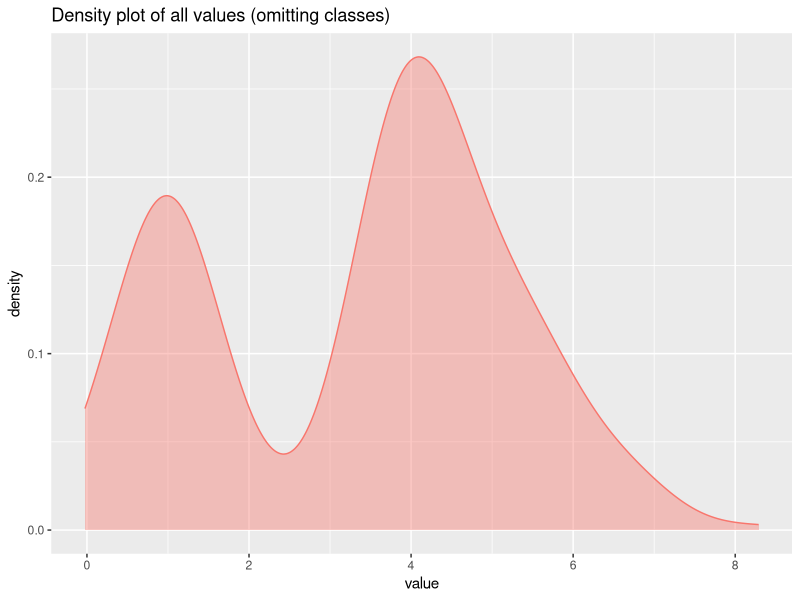
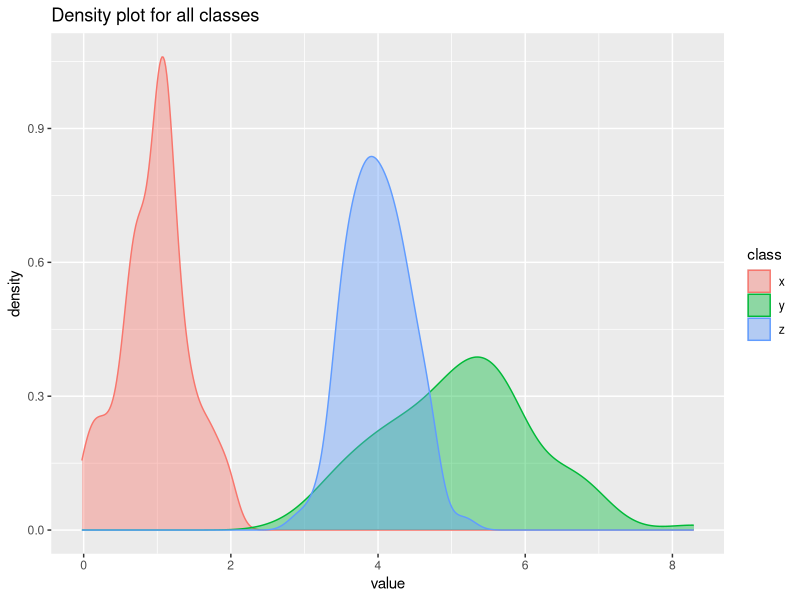
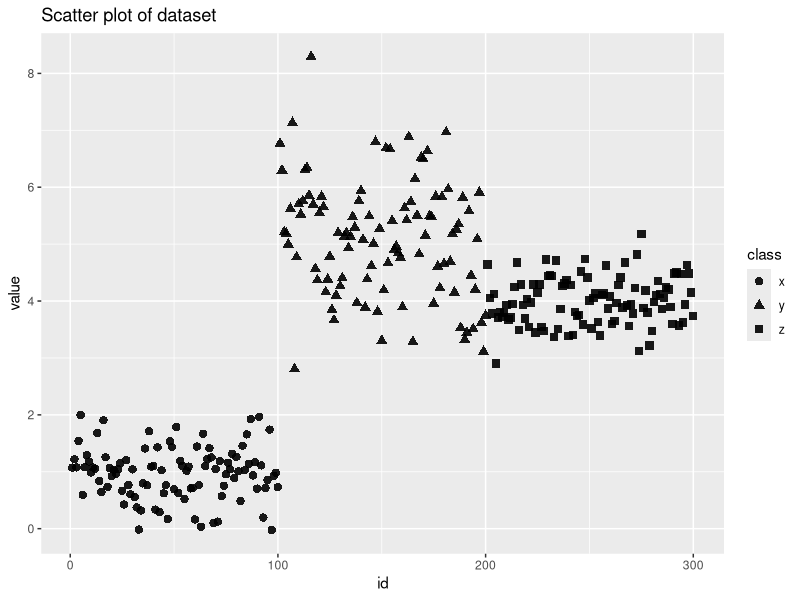
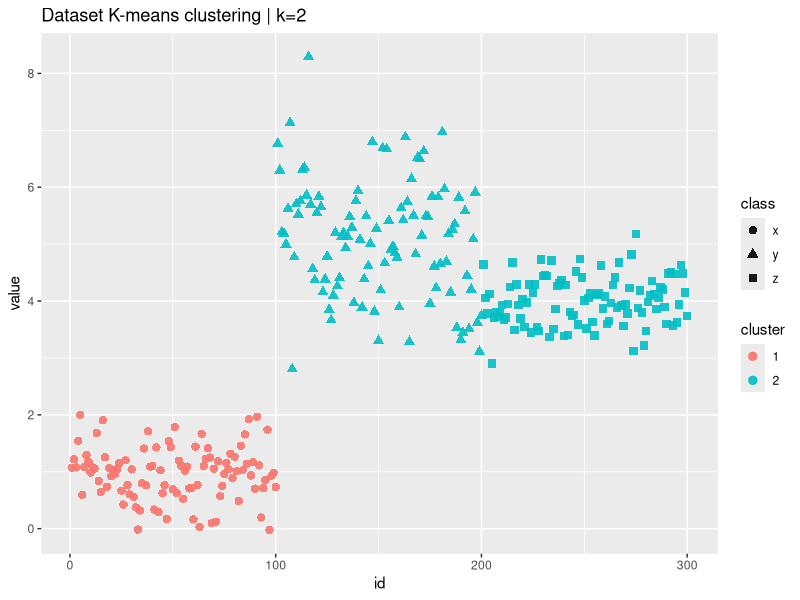
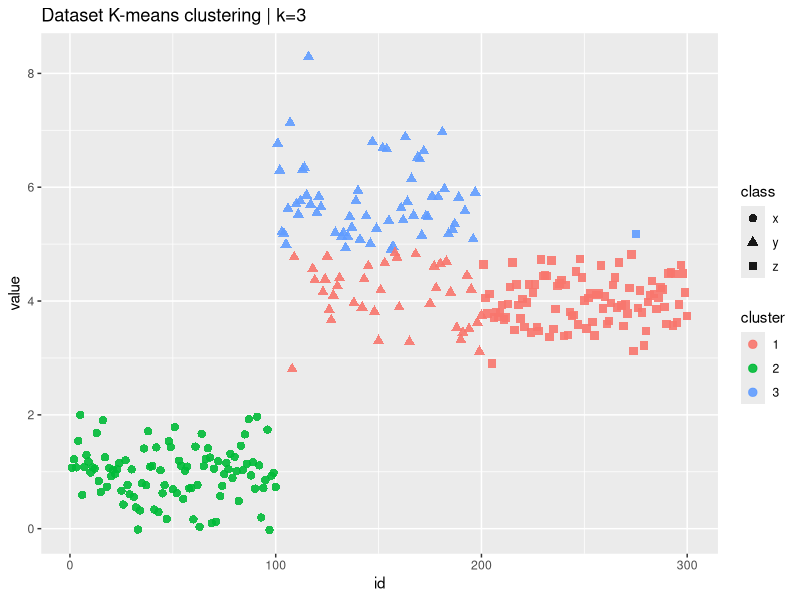
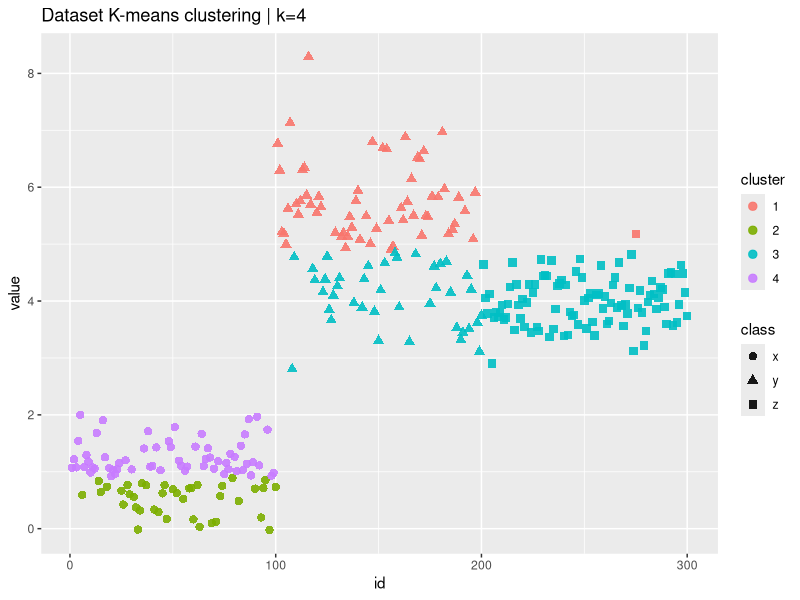
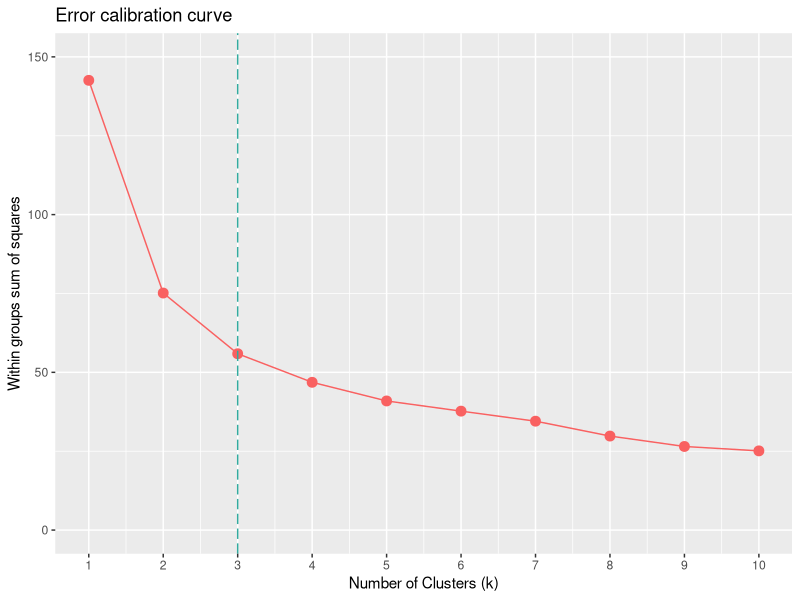

These charts were generated, in order, by the following R code:
## ---- chunk 1
library(ggplot2)
library(reshape)

# Case study 1: the basics of the K-means in R

set.seed(1121)
## Set three vectors, each with 100 entries
l <- 100
## x with a mean of 1 and a sd of 0.5
x <- rnorm(l,1,0.5)
mean(x);var(x);sd(x);summary(x)

## y with a mean of 5 and a sd of 1
y <- rnorm(l,5,1)
mean(y);var(y);sd(y);summary(y)

## z with a mean of 4 and a sd of 0.4
z <- rnorm(l,4,0.4)
mean(z);var(z);sd(z);summary(z)

# set dataset
dataset <- data.frame(x=x,y=y,z=z)
dataset_m <- melt(dataset)
dataset_m <- cbind(id=1:(l*3),dataset_m)
colnames(dataset_m) <- c("id","class","value")

# Now plot the distribution of the artificial dataset in order to check out the 
# distribution of the entries in the dataset:

ggplot(dataset_m) + aes(x=value) + 
	geom_density(aes(fill="red",colour="red"),alpha=0.4) +
	theme(legend.position="none") + labs(title="Density plot of all values (omitting classes)")

ggplot(dataset_m) + aes(x=value) + 
	geom_density(aes(fill=class,colour=class),alpha=0.4) + labs(title="Density plot for all classes")

# Scatter plot of dataset
ggplot(dataset_m) + aes(x=id,y=value) + 
	geom_point(aes(shape=class),size=2.5,alpha=0.9) + labs(title="Scatter plot of dataset")


## set the number of centroids with parameter k
k <- 2
## run the Kmeans algorithm
km <- kmeans(dataset_m$value,centers=k)
dataset_km <- cbind(dataset_m,cluster=as.factor(km$cluster))

# plot each sample
ggplot(dataset_km) + aes(x=id,y=value) + 
	geom_point(aes(shape=class,colour=cluster),size=2.5,alpha=0.9) + labs(title="Dataset K-means clustering | k=2")


## set the number of centroids with parameter k
k <- 3
## run the Kmeans algorithm
km <- kmeans(dataset_m$value,centers=k)
dataset_km <- cbind(dataset_m,cluster=as.factor(km$cluster))

# plot each sample
ggplot(dataset_km) + aes(x=id,y=value) + 
	geom_point(aes(shape=class,colour=cluster),size=2.5,alpha=0.9) + labs(title="Dataset K-means clustering | k=3")

## set the number of centroids with parameter k
k <- 4
## run the Kmeans algorithm
km <- kmeans(dataset_m$value,centers=k)
dataset_km <- cbind(dataset_m,cluster=as.factor(km$cluster))

# plot each sample
ggplot(dataset_km) + aes(x=id,y=value) + 
	geom_point(aes(shape=class,colour=cluster),size=2.5,alpha=0.9) + 
     labs(title="Dataset K-means clustering | k=4")

# COMPUTE THE BEST VALUE FOR PARAMETER K
# TRAIN THE MODEL ITERATING THE VALUES OF K
max_k_size <- 10
error <- numeric(max_k_size)
for (i in 1:max_k_size){error[i] <- sum(kmeans(dataset,centers=i)$withinss)}
# set data frame object
error <- data.frame(k=1:max_k_size,error=error)

ggplot(error) + aes(x=k,y=error) + geom_point(colour="#f96161",size=3) + 
	ylim(0,150) + scale_x_continuous(breaks=seq(0, 15, 1)) + 
	geom_line(colour="#f96161") +
	labs(title="Error calibration curve",
			x="Number of Clusters (k)",
			y="Within groups sum of squares") +
	geom_vline(xintercept=3,colour="#32ab9f", linetype = "longdash")
